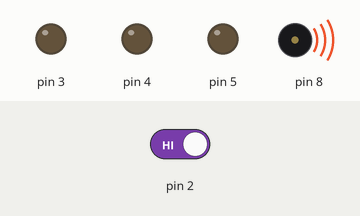
Recording of a sketch running on a simulated Arduino Uno, built with avr-gcc and run on an emulated ATmega328P. On the bench: output pins drawn as LEDs (lit = HIGH), buzzer (waves = sounding). Dashed ring = blinking. The inputs (shaded band) are chosen by the test bench; at power-on: pin 2 HIGH. What the sketch prints to the serial monitor is not drawn.

Above: at 1.2 s.
1.3 s: pin 2 driven LOW
At 1.46 s:
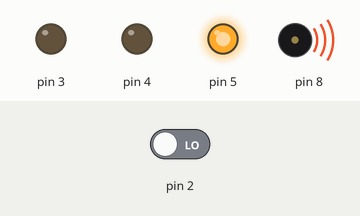
At 18.8 s:
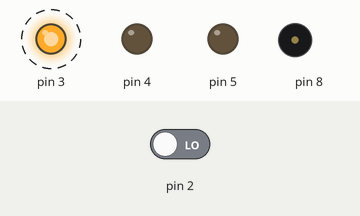
22.5 s: pin 2 driven HIGH
At 23.06 s:
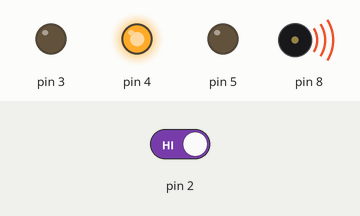
Timing chart, 0 to 42.0 s (numbered marks = the images above; inputs shaded):
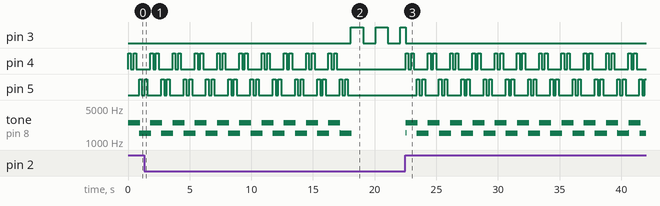

Measured:
- after the input at 1.3 s, pin 3: alternates HIGH for 1.0 s and LOW for 1.0 s, starting after 16.8 s
- after the input at 22.5 s, pin 4: LOW → HIGH at once, then repeats every 1.8 s: LOW 0.23 s, HIGH 0.23 s, LOW 1.1 s, HIGH 0.23 s; pin 5: LOW → HIGH after 0.91 s, then repeats every 1.8 s: LOW 0.23 s, HIGH 0.23 s, LOW 1.1 s, HIGH 0.23 s
- by itself, pin 4: repeats every 1.8 s: LOW 0.23 s, HIGH 0.23 s, LOW 1.1 s, HIGH 0.23 s, until it stays LOW from 16.9 s
- by itself, pin 5: repeats every 1.8 s: LOW 1.1 s, HIGH 0.23 s, LOW 0.23 s, HIGH 0.23 s, until it stays LOW from 17.8 s
- by itself, tone on pin 8: plays 1501 Hz for 0.06 s, 1502 Hz for 0.05 s, 1503 Hz for 0.04 s, 1504 Hz for 0.03 s, 1505 Hz for 0.02 s, 1506 Hz for 0.02 s … (513 notes in this stretch)

The sketch:

PoliceStation.ino
```cpp
#include "Lib.h"

int switchState = 13;
int k = 3;
int l = 1;

void setup() {
  Serial.begin(9600);
  pinMode(5, OUTPUT);
  pinMode(4, OUTPUT);
  pinMode(3, OUTPUT);
  pinMode(2, INPUT);
}

void loop() {
  switchState = digitalRead(2);
  if (switchState == LOW) {
    delay(10);
    if (k == 0) {
      digitalWrite(3, HIGH);
      l = 1;
    }
    else if (k == 100) {
      digitalWrite(3, LOW);
      l = -1;
    }
    k += l;
  }
  else {
    digitalWrite(3, LOW);
    k = 0;

    for (int i=0; i<20; i++) {
      for (int i=0; i<2; i++) {
        digitalWrite(4+k, HIGH);
        siren(25);

        digitalWrite(4+k,LOW);
        siren(25);
      }
      k += 1;
      k %= 2;
    }
    noTone(8);
  }
}
```

Lib.cpp
```cpp
#include <Arduino.h>
#include "Lib.h"

const float pi = 3.14;

float sgn(float num) {
  if (num>=0)return 1;
  return -1;
}

void siren(int duration) {
  static float o = 0;
  for (int i = 0; i<duration; i++) {
    o++;

    float harmonic = sin(o/100 * pi);
    float toneFrequency = 2000+500 * pow(abs(harmonic), 0.01) * sgn(harmonic);
    tone(8, toneFrequency);
    Serial.println(sin(o/100 * pi));
    delay(8);
  }
}

void simpleSiren(int duration) {
  static int o = 0;
  float toneFrequency;
  o += duration;

  if (o%200 < 100) {
    toneFrequency = 2500;
  }
  else {
    toneFrequency = 1500;
  }

  tone(8, toneFrequency);
  delay(10* duration);
}
```

Lib.h
```cpp
#ifndef Lib_h
#define Lib_h
void siren(int duration);
void simpleSiren(int duration);
#endif
```
